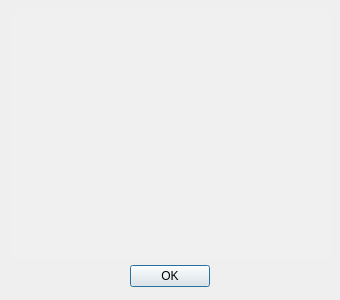
<?xml version="1.0" encoding="UTF-8"?>
<ui version="4.0">
 <class>WhatsNewDialog</class>
 <widget class="QDialog" name="WhatsNewDialog">
  <property name="geometry">
   <rect>
    <x>0</x>
    <y>0</y>
    <width>340</width>
    <height>300</height>
   </rect>
  </property>
  <property name="sizePolicy">
   <sizepolicy hsizetype="Fixed" vsizetype="Fixed">
    <horstretch>0</horstretch>
    <verstretch>0</verstretch>
   </sizepolicy>
  </property>
  <property name="minimumSize">
   <size>
    <width>340</width>
    <height>300</height>
   </size>
  </property>
  <property name="maximumSize">
   <size>
    <width>340</width>
    <height>300</height>
   </size>
  </property>
  <property name="palette">
   <palette>
    <active>
     <colorrole role="Base">
      <brush brushstyle="SolidPattern">
       <color alpha="255">
        <red>240</red>
        <green>240</green>
        <blue>240</blue>
       </color>
      </brush>
     </colorrole>
    </active>
    <inactive>
     <colorrole role="Base">
      <brush brushstyle="SolidPattern">
       <color alpha="255">
        <red>240</red>
        <green>240</green>
        <blue>240</blue>
       </color>
      </brush>
     </colorrole>
    </inactive>
    <disabled>
     <colorrole role="Base">
      <brush brushstyle="SolidPattern">
       <color alpha="255">
        <red>240</red>
        <green>240</green>
        <blue>240</blue>
       </color>
      </brush>
     </colorrole>
    </disabled>
   </palette>
  </property>
  <property name="windowTitle">
   <string>What's New</string>
  </property>
  <widget class="QDialogButtonBox" name="okButtonBox">
   <property name="geometry">
    <rect>
     <x>10</x>
     <y>260</y>
     <width>320</width>
     <height>32</height>
    </rect>
   </property>
   <property name="orientation">
    <enum>Qt::Horizontal</enum>
   </property>
   <property name="standardButtons">
    <set>QDialogButtonBox::Ok</set>
   </property>
   <property name="centerButtons">
    <bool>true</bool>
   </property>
  </widget>
  <widget class="QPlainTextEdit" name="plainTextEdit">
   <property name="geometry">
    <rect>
     <x>10</x>
     <y>10</y>
     <width>320</width>
     <height>250</height>
    </rect>
   </property>
   <property name="frameShape">
    <enum>QFrame::NoFrame</enum>
   </property>
   <property name="readOnly">
    <bool>true</bool>
   </property>
  </widget>
 </widget>
 <resources/>
 <connections>
  <connection>
   <sender>okButtonBox</sender>
   <signal>accepted()</signal>
   <receiver>WhatsNewDialog</receiver>
   <slot>accept()</slot>
   <hints>
    <hint type="sourcelabel">
     <x>248</x>
     <y>254</y>
    </hint>
    <hint type="destinationlabel">
     <x>157</x>
     <y>274</y>
    </hint>
   </hints>
  </connection>
  <connection>
   <sender>okButtonBox</sender>
   <signal>rejected()</signal>
   <receiver>WhatsNewDialog</receiver>
   <slot>reject()</slot>
   <hints>
    <hint type="sourcelabel">
     <x>316</x>
     <y>260</y>
    </hint>
    <hint type="destinationlabel">
     <x>286</x>
     <y>274</y>
    </hint>
   </hints>
  </connection>
 </connections>
</ui>
